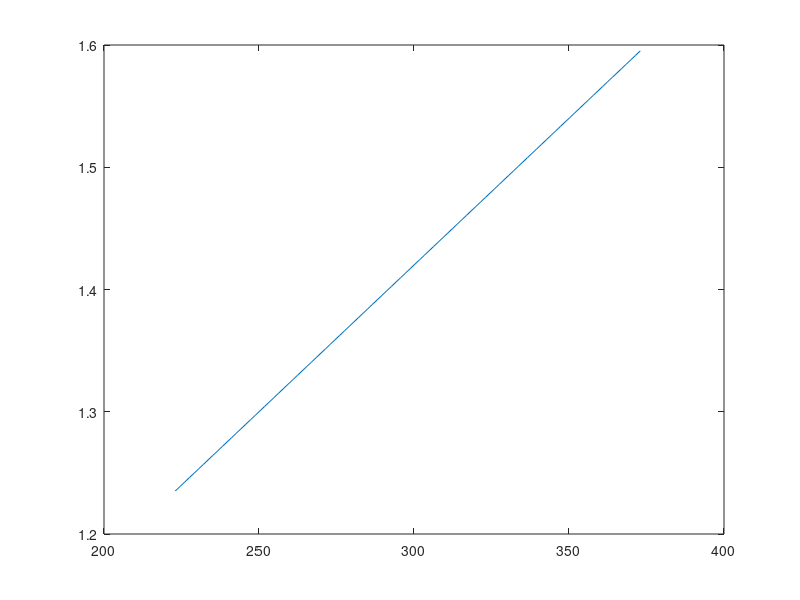

This figure's MATLAB source:
clear; close all; clc;

Vdd = 1.8;%%linspace(3.3,5);%[1.8 3.3 5];

pf = .18e-6;

% Vtp = .45;
% Vtn = .45;
% unCox = 270e-6;
% upCox = 70e-6;
% lambdaL = .08e-6;
% 
% B = sqrt((1/4)*(unCox/upCox));
% 
% TC_Vtn = -.003;
% TC_Vtp = -.003;

Vgo = 1.206;
m = 2.3;
k = 1.3806488e-23;
q = 1.60217646e-19;
Is = 1e-18;

%%

Veb1 = .7;
TC_Veb1 = -2.4e-3;

T = linspace(-50,100)+273;

R1 = 100e3; beta = 10;

R3 = beta*R1;

R2 = -R3*k*log(R3/R1)/(q*TC_Veb1);

K = R3/R2;

Vref = Veb1 + K*k*T./q*log(R3/R1)

TC_Vref = 1./Vref*(TC_Veb1+R3/R2*k/q*log(R3/R2))

TC_Vref*1e6

I1 = Vref/R1;

I2 = Vref/R3;

P = (I1+I2).*Vref;

P*1e6;

plot(T,Vref)